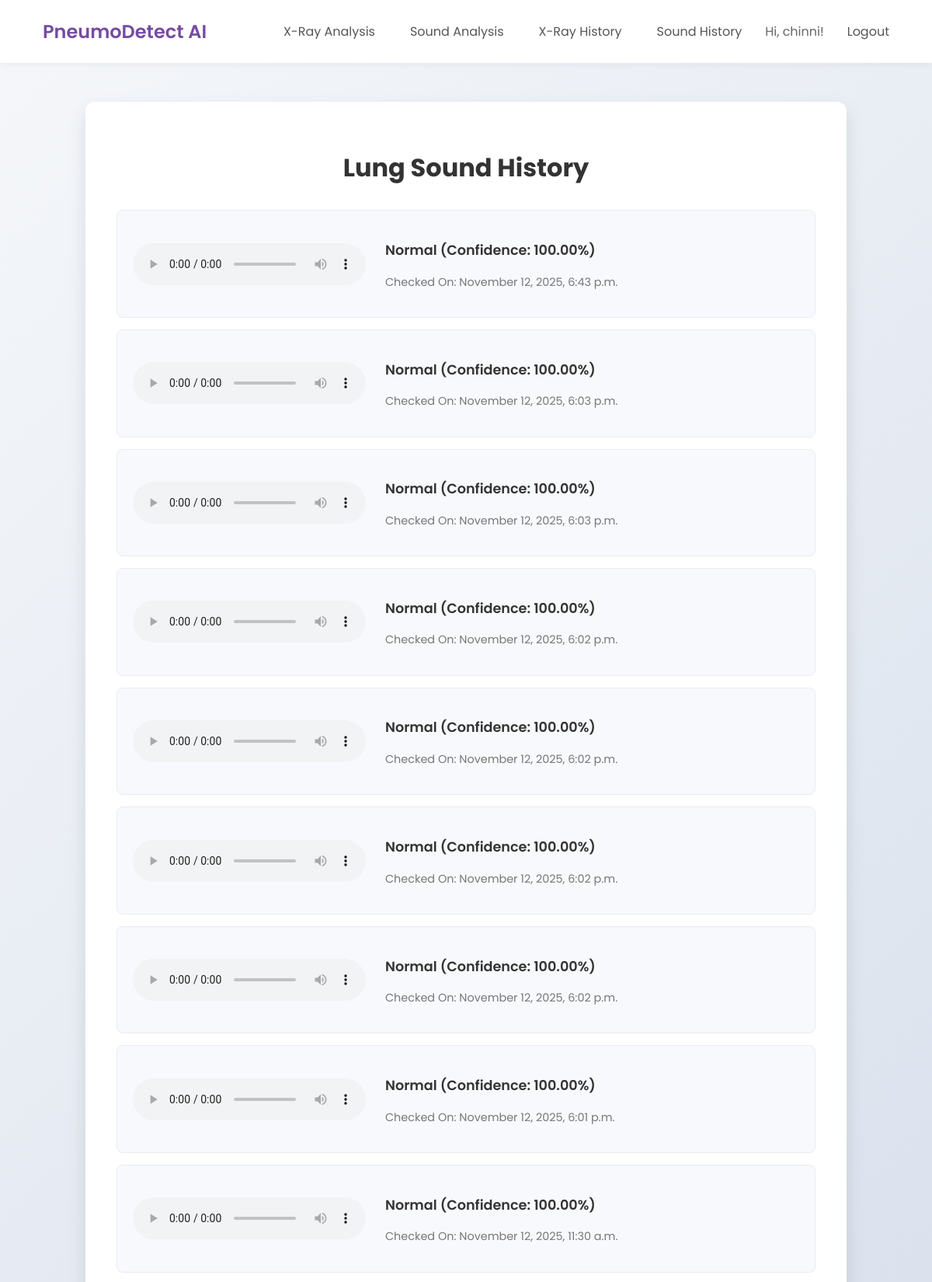
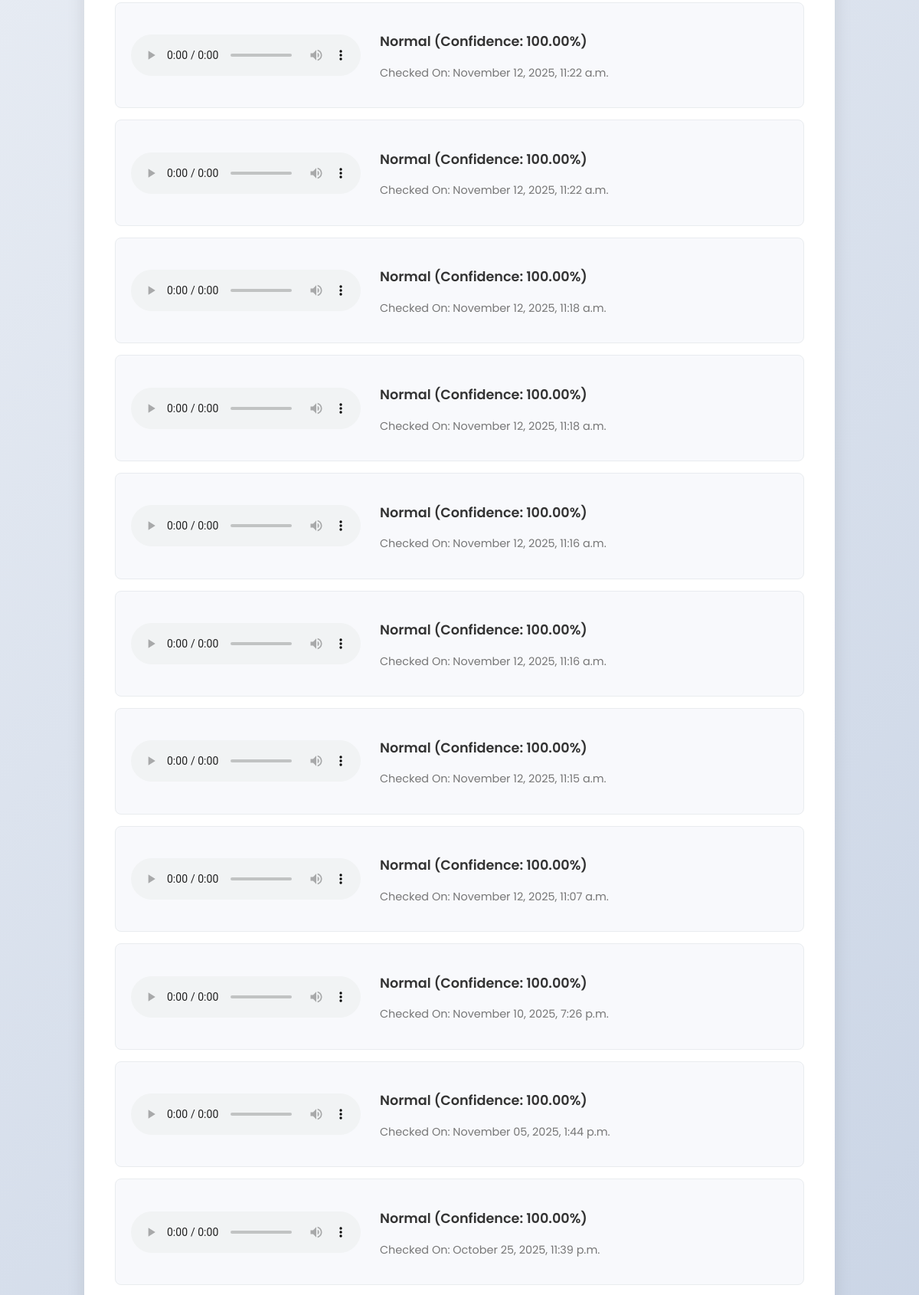
The page /sound/history/ (signed in, upper part) on the database its author committed (2 pictures, top to bottom).
### lungsound_classifier/models.py (models this page shows, shortened)
class SoundPredictionHistory(models.Model):
    user = models.ForeignKey(User, on_delete=models.CASCADE)
    audio_file = models.FileField(upload_to='lung_sounds/')
    prediction_result = models.CharField(max_length=100)
    timestamp = models.DateTimeField(auto_now_add=True)

### lungsound_classifier/views.py (the view)
# urls.py: path('sound/history/', lungsound_views.sound_history_view, name='sound_history'),
@login_required
def sound_history_view(request):
    history = SoundPredictionHistory.objects.filter(user=request.user).order_by('-timestamp')
    return render(request, 'lungsound_classifier/sound_history.html', {'history': history})

### lungsound_classifier/templates/lungsound_classifier/sound_history.html (shortened to what this page needs)
{% extends 'classifier/base.html' %}
{% block content %}
<div class="history-container">
    <h1>Lung Sound History</h1>
    {% for item in history %}
        <div class="history-item">
            <audio controls><source src="{{ item.audio_file.url }}"></audio>
            <div class="history-details">
                <p class="result">{{ item.prediction_result }}</p>
                <p class="timestamp">Checked On: {{ item.timestamp|date:"F d, Y, P" }}</p>
            </div>
        </div>
    {% empty %}
        <p>You have no lung sound prediction history yet.</p>
        <a href="{% url 'classify_sound' %}" class="primary-btn">Analyze First Sound</a>
    {% endfor %}
</div>
{% endblock %}

### classifier/templates/classifier/base.html (shortened to what this page needs)
{% load static %} <!DOCTYPE html>
<html lang="en">
<head>
</head>
<body>
    <nav class="navbar">
        <a href="{% url 'home' %}" class="logo">PneumoDetect AI</a>
        <div class="right">
            {% if user.is_authenticated %}
                <a href="{% url 'classify_image' %}">X-Ray Analysis</a>
                <a href="{% url 'classify_sound' %}">Sound Analysis</a>
                <a href="{% url 'prediction_history' %}">X-Ray History</a>
                <a href="{% url 'sound_history' %}">Sound History</a>
                <span class="welcome-text">Hi, {{ user.username }}!</span>
                <a href="{% url 'account_logout' %}">Logout</a>
            {% else %}
                <a href="{% url 'account_login' %}">Login</a>
                <a href="{% url 'account_signup' %}" class="primary-btn" style="padding: 8px 15px; margin-top: 0;">Sign Up</a>
            {% endif %}
        </div>
    </nav>
    <main class="main-container">
        {% block content %}{% endblock %}
    </main>
</body>
</html>

### classifier/templates/classifier/base.html (style rules this page uses)
body { font-family: 'Poppins', sans-serif; background: linear-gradient(135deg, #f5f7fa 0%, #c3cfe2 100%); margin: 0; color: #333; }
.navbar { background-color: white; padding: 15px 40px; box-shadow: 0 2px 10px rgba(0, 0, 0, 0.05); display: flex; justify-content: space-between; align-items: center; }
.navbar .logo { font-weight: 600; font-size: 24px; color: #764ba2; text-decoration: none; }
.navbar a { color: #555; text-decoration: none; padding: 8px 15px; border-radius: 6px; transition: background-color 0.3s, color 0.3s; }
.navbar .right { display: flex; align-items: center; gap: 15px; }
.navbar .welcome-text { color: #666; }
.main-container { max-width: 900px; margin: 50px auto; padding: 40px; background-color: white; border-radius: 12px; box-shadow: 0 10px 25px rgba(0, 0, 0, 0.1); text-align: center; }

### lungsound_classifier/templates/lungsound_classifier/sound_history.html (style rules this page uses)
.history-container h1 { margin-bottom: 30px; }
.history-item { background-color: #f8f9fc; border: 1px solid #e9ecef; border-radius: 8px; margin-bottom: 15px; padding: 20px; display: flex; align-items: center; text-align: left; }
.history-item audio { margin-right: 25px; }
.history-details .result { font-weight: 600; font-size: 1.1em; color: #333; }
.history-details .timestamp { font-size: 0.9em; color: #777; }

### rows shown on the page
SoundPredictionHistory: prediction_result "Normal (Confidence: 100.00%)", timestamp "November 12, 2025, 6:43 p.m."
SoundPredictionHistory: prediction_result "Normal (Confidence: 100.00%)", timestamp "November 12, 2025, 6:03 p.m."
SoundPredictionHistory: prediction_result "Normal (Confidence: 100.00%)", timestamp "November 12, 2025, 6:03 p.m."
SoundPredictionHistory: prediction_result "Normal (Confidence: 100.00%)", timestamp "November 12, 2025, 6:02 p.m."
SoundPredictionHistory: prediction_result "Normal (Confidence: 100.00%)", timestamp "November 12, 2025, 6:02 p.m."
SoundPredictionHistory: prediction_result "Normal (Confidence: 100.00%)", timestamp "November 12, 2025, 6:02 p.m."
SoundPredictionHistory: prediction_result "Normal (Confidence: 100.00%)", timestamp "November 12, 2025, 6:02 p.m."
SoundPredictionHistory: prediction_result "Normal (Confidence: 100.00%)", timestamp "November 12, 2025, 6:01 p.m."
SoundPredictionHistory: prediction_result "Normal (Confidence: 100.00%)", timestamp "November 12, 2025, 11:30 a.m."
SoundPredictionHistory: prediction_result "Normal (Confidence: 100.00%)", timestamp "November 12, 2025, 11:22 a.m."
SoundPredictionHistory: prediction_result "Normal (Confidence: 100.00%)", timestamp "November 12, 2025, 11:22 a.m."
SoundPredictionHistory: prediction_result "Normal (Confidence: 100.00%)", timestamp "November 12, 2025, 11:18 a.m."
SoundPredictionHistory: prediction_result "Normal (Confidence: 100.00%)", timestamp "November 12, 2025, 11:18 a.m."
SoundPredictionHistory: prediction_result "Normal (Confidence: 100.00%)", timestamp "November 12, 2025, 11:16 a.m."
SoundPredictionHistory: prediction_result "Normal (Confidence: 100.00%)", timestamp "November 12, 2025, 11:16 a.m."
SoundPredictionHistory: prediction_result "Normal (Confidence: 100.00%)", timestamp "November 12, 2025, 11:15 a.m."
SoundPredictionHistory: prediction_result "Normal (Confidence: 100.00%)", timestamp "November 12, 2025, 11:07 a.m."
SoundPredictionHistory: prediction_result "Normal (Confidence: 100.00%)", timestamp "November 10, 2025, 7:26 p.m."
SoundPredictionHistory: prediction_result "Normal (Confidence: 100.00%)", timestamp "November 05, 2025, 1:44 p.m."
SoundPredictionHistory: prediction_result "Normal (Confidence: 100.00%)", timestamp "October 25, 2025, 11:39 p.m."

### other values the page prints
{{ user.username }} "chinni"
